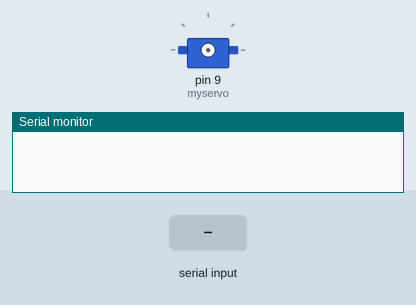
A sketch run on a simulated Arduino Uno, built with avr-gcc and run on an emulated ATmega328P. Shown: servo, the last lines printed to the serial monitor. The inputs (shaded band) are chosen by the test bench.

Above: at 1.2 s.
1.3 s: "2\n" received over Serial
2.8 s: "1\n" received over Serial
At 3.7 s:
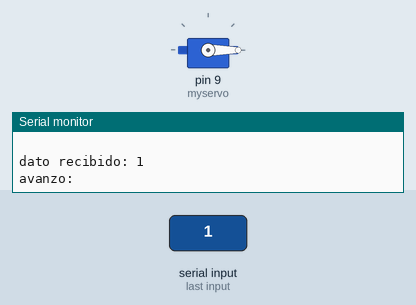
Timing chart, 0 to 5.8 s (numbered marks = the images above; inputs shaded):
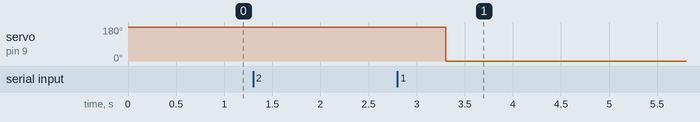

Measured:
- after the input at 2.8 s, servo on pin 9 (myservo): 180° → 0° after 0.50 s

The sketch:

servomotor-360-control_trinario.ino
```cpp
#include <Servo.h>

Servo myservo;  // create servo object to control a servo
// twelve servo objects can be created on most boards

int pos = 0;    // variable to store the servo position

int incoming = 0;   // for incoming serial data

void setup() {
  Serial.begin(9600);     // opens serial port, sets data rate to 9600 bps
  //myservo.attach(9);  // attaches the servo on pin 9 to the servo object //
}

void loop() {

  // send data only when you receive data:
  if (Serial.available() > 0) {
    // read the incoming byte:
    incoming = Serial.parseInt();

    // say what you got:
    Serial.print("dato recibido: ");
    Serial.println(incoming);


//ingresar 2 motor retrocede
if(incoming==2){
myservo.attach(9);
myservo.write(180);
delay(2000);
Serial.println("retrocedio: ");
incoming=0;
}

//ingresar 2 motor avanza
if(incoming==1){
  myservo.attach(9);
  myservo.write(0);
  Serial.println("avanzo: ");
  delay(2000);
  incoming=0;
  }

if(incoming == 0) {
  myservo.detach();
  Serial.println("paro: ");
  Serial.println(" ");
  }


  }


  }
```
